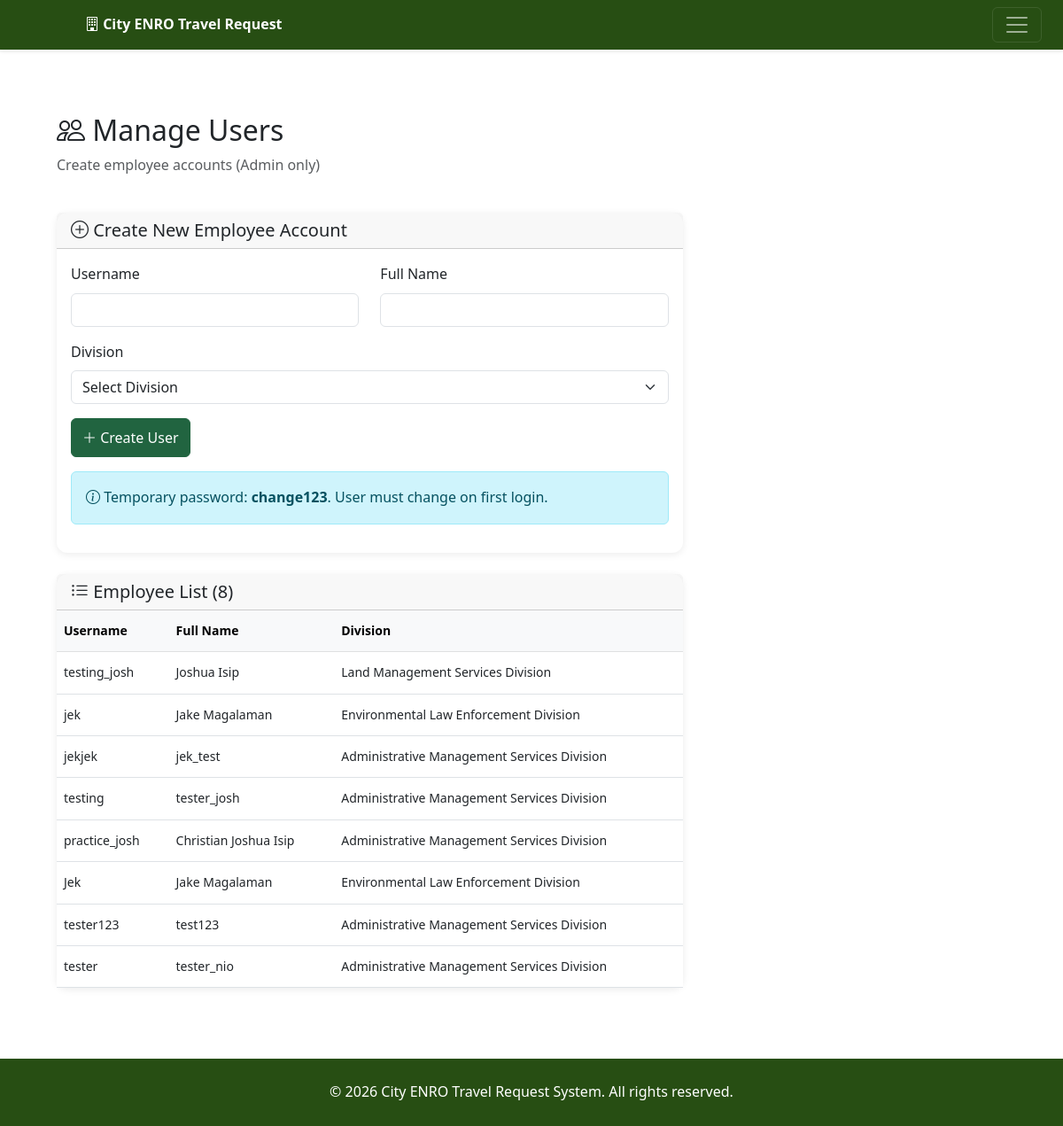
Page /admin/users (signed in) on the committed database.
### tables this page shows
CREATE TABLE users (
            id INTEGER PRIMARY KEY AUTOINCREMENT,
            username VARCHAR(50) UNIQUE NOT NULL,
            password VARCHAR(255) NOT NULL,
            role VARCHAR(50) NOT NULL,
            division_id INTEGER,
            full_name VARCHAR(100) NOT NULL,
            created_at TIMESTAMP DEFAULT CURRENT_TIMESTAMP,
            FOREIGN KEY (division_id) REFERENCES divisions(id)
        );

CREATE TABLE divisions (
            id INTEGER PRIMARY KEY AUTOINCREMENT,
            name VARCHAR(100) NOT NULL
        );

### routes/main.py (the view, shortened to what this page needs)
@main_bp.route('/admin/users', methods=['GET', 'POST'])
def admin_users():
    if 'user_id' not in session or session.get('role') != 'admin':
        flash('Admin access required', 'danger')
        return redirect(url_for('main.dashboard'))
    from flask_bcrypt import Bcrypt
    bcrypt = Bcrypt()
    db_type = getattr(Config, 'DATABASE_TYPE', 'sqlite')
    try:
        conn = get_db_connection()
        cursor = conn.cursor()
        if db_type == 'sqlite':
            cursor.execute("""
                SELECT u.*, d.name as division_name
                FROM users u
                LEFT JOIN divisions d ON u.division_id = d.id
                WHERE u.role = 'employee'
                ORDER BY u.created_at DESC
            """)
            rows = cursor.fetchall()
            users = [dict_from_row(row) for row in rows]
            cursor.execute("SELECT * FROM divisions ORDER BY name")
            rows = cursor.fetchall()
            divisions = [dict_from_row(row) for row in rows]
        conn.close()
    except:
        users = []
        divisions = []
    return render_template('admin/users.html', users=users, divisions=divisions)

### routes/main.py (called while the page is built, shortened)
def get_db_connection():
    db_type = getattr(Config, 'DATABASE_TYPE', 'sqlite')
    if db_type == 'sqlite':
        conn = sqlite3.connect(Config.SQLITE_DATABASE)
        conn.row_factory = sqlite3.Row
        return conn

def dict_from_row(row):
    if row is None:
        return None
    return dict(zip(row.keys(), row))

### templates/admin/users.html (shortened to what this page needs)
{% extends "base.html" %}
{% block content %}
<div class="row mb-4">
    <div class="col-md-8">
        <h2><i class="bi bi-people"></i> Manage Users</h2>
        <p class="text-muted">Create employee accounts (Admin only)</p>
    </div>
</div>
<div class="row">
    <div class="col-md-8">
        <div class="card mb-4">
            <div class="card-header">
                <h5 class="mb-0"><i class="bi bi-plus-circle"></i> Create New Employee Account</h5>
            </div>
            <div class="card-body">
                <form method="POST" action="{{ url_for('main.admin_users') }}">
                    <div class="row">
                        <div class="col-md-6 mb-3">
                            <label for="username" class="form-label">Username</label>
                            <input type="text" class="form-control" id="username" name="username" required>
                        </div>
                        <div class="col-md-6 mb-3">
                            <label for="full_name" class="form-label">Full Name</label>
                            <input type="text" class="form-control" id="full_name" name="full_name" required>
                        </div>
                    </div>
                    <div class="mb-3">
                        <label for="division_id" class="form-label">Division</label>
                        <select class="form-select" id="division_id" name="division_id" required>
                            <option value="">Select Division</option>
                        </select>
                    </div>
                    <button type="submit" name="action" value="create" class="btn btn-primary">
                        <i class="bi bi-plus-lg"></i> Create User
                    </button>
                </form>
                <div class="alert alert-info mt-3">
                    <i class="bi bi-info-circle"></i>
                    Temporary password: <strong>change123</strong>. User must change on first login.
                </div>
            </div>
        </div>
        <div class="card">
            <div class="card-header">
                <h5 class="mb-0"><i class="bi bi-list-ul"></i> Employee List ({{ users|length }})</h5>
            </div>
            <div class="card-body p-0">
                {% if users %}
                <div class="table-responsive">
                    <table class="table table-hover mb-0">
                        <thead class="table-light">
                            <tr>
                                <th>Username</th>
                                <th>Full Name</th>
                                <th>Division</th>
                            </tr>
                        </thead>
                        <tbody>
                            {% for user in users %}
                            <tr>
                                <td>{{ user.username }}</td>
                                <td>{{ user.full_name }}</td>
                                <td>{{ user.division_name or '-' }}</td>
                            </tr>
                            {% endfor %}
                        </tbody>
                    </table>
                </div>
                {% else %}
                <div class="text-center py-5">
                    <i class="bi bi-people" style="font-size: 3rem; color: #ccc;"></i>
                    <p class="mt-3 text-muted">No employees found. Create some above.</p>
                </div>
                {% endif %}
            </div>
        </div>
    </div>
</div>
{% endblock %}

### static/style.css (style rules this page uses)
:root { --primary-color: #274e13; --accent-color: #216440; --success-color: #38a169; --warning-color: #d69e2e; --danger-color: #e53e3e; --light-bg: #3f6342; }
body { background-image: url('/static/img/nd%20CREDIT%20John%20Christian%20Yayen_CNCH%20%2B%20Honday%20Bay-blue%20filter.jpg'); background-size: cover; background-position: flex; background-repeat: no-repeat; background-attachment: fixed; min-height: 100vh; font-size: clamp(0.875rem, 1rem, 1.125rem); line-height: 1.6; padding: 0; overflow-x: hidden; }
.card { border: none; border-radius: 10px; box-shadow: 0 2px 8px rgba(0,0,0,0.08); transition: transform 0.2s, box-shadow 0.2s; }
.btn-primary { background-color: var(--accent-color); border-color: var(--accent-color); }
h2 { font-size: clamp(1.25rem, 3.5vw, 2rem); }
h4, h5, h6 { font-size: clamp(1rem, 2.5vw, 1.25rem); }
.btn { font-size: clamp(0.875rem, 2.5vw, 1rem); min-height: clamp(37px, 10vw, 43px); }
.table { font-size: clamp(0.75rem, 2vw, 0.875rem); }
.card { margin-bottom: 1rem; border-radius: 0.75rem; }
.btn { min-height: 44px; font-size: 16px; }
table { font-size: 0.875rem; }
.table th, .table td { padding: 0.75rem 0.5rem; white-space: nowrap; }
* { box-sizing: border-box; }
html { overflow-y: scroll; overflow-x: hidden; }
body { overflow-x: hidden; }

### rows in the picture
users: username "testing_josh", full_name "Joshua Isip", name "Land Management Services Division"
users: username "jek", full_name "Jake Magalaman", name "Environmental Law Enforcement Division"
users: username "jekjek", full_name "jek_test", name "Administrative Management Services Division"
users: username "testing", full_name "tester_josh", name "Administrative Management Services Division"
users: username "practice_josh", full_name "Christian Joshua Isip", name "Administrative Management Services Division"
users: username "Jek", full_name "Jake Magalaman", name "Environmental Law Enforcement Division"
users: username "tester123", full_name "test123", name "Administrative Management Services Division"
users: username "tester", full_name "tester_nio", name "Administrative Management Services Division"

### other values in the picture
{{ users|length }} "8"
